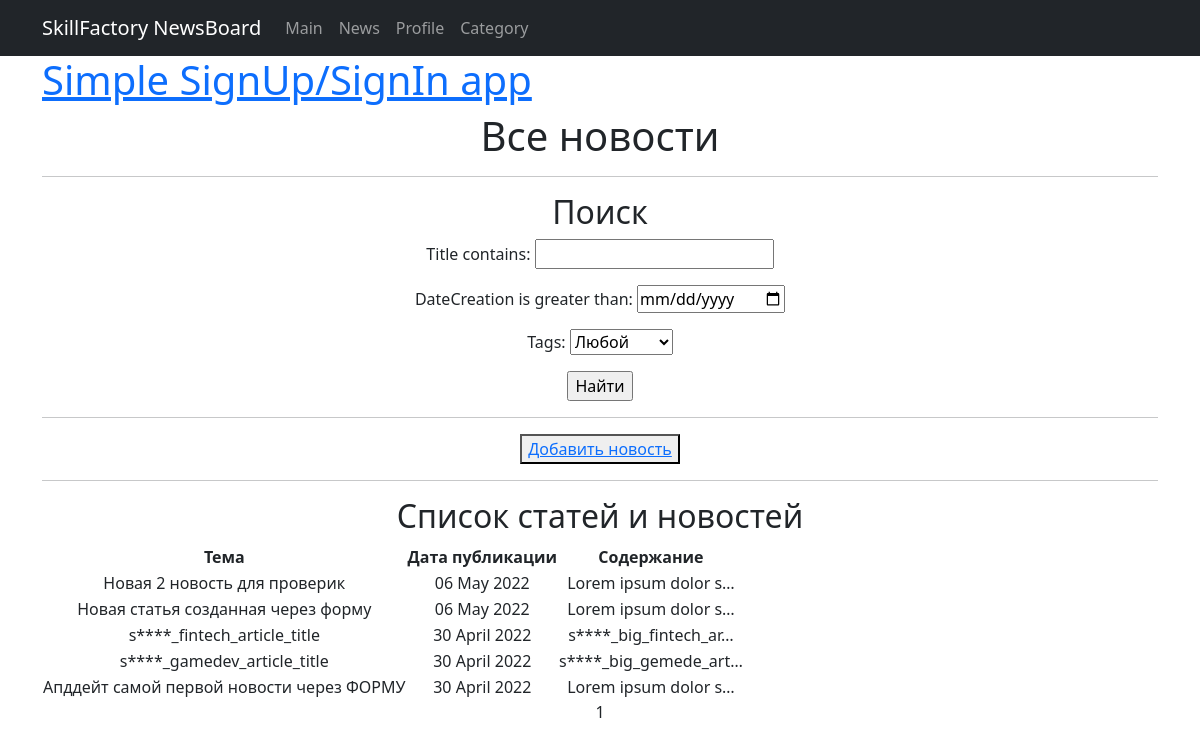
The app's page / (signed in), older data.
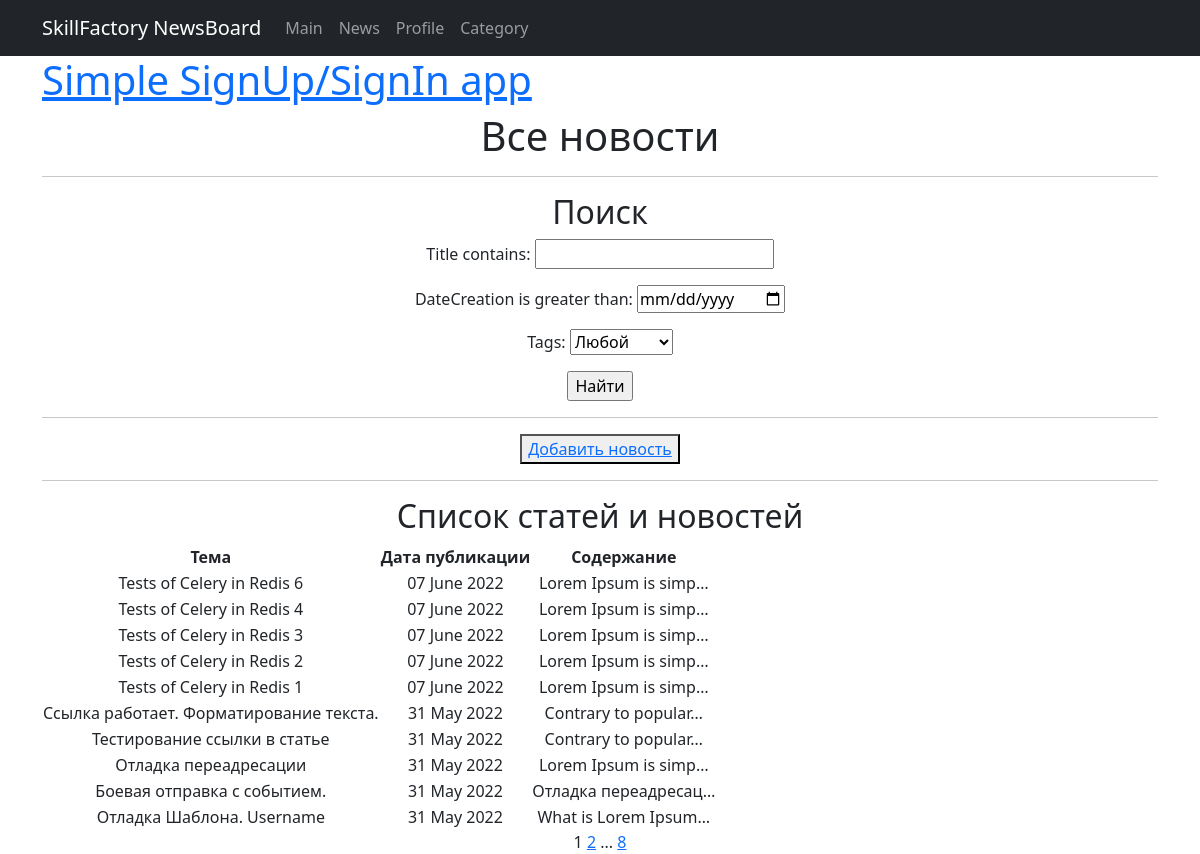
The same page, newer data.
### newsportal/models.py (models this page shows, shortened)
class Post(models.Model):
    author = models.ForeignKey(Author, on_delete=models.CASCADE)
    NEWS = 'NW'
    ARTICLE = 'AR'
    CATEGORY_CHOICES = (
        (NEWS, 'Новость'),
        (ARTICLE, 'Статья'),
    )
    categoryType = models.CharField(max_length=2, choices=CATEGORY_CHOICES, default=ARTICLE)
    dateCreation = models.DateTimeField(auto_now_add=True)
    postCategory = models.ManyToManyField(Category, through='PostCategory')
    title = models.CharField(max_length=128)
    post = models.TextField()
    rating = models.SmallIntegerField(default=0)

### newsportal/views.py (the view)
# urls.py: path('', cache_page(60)(NewsList.as_view()),  name='news_list'),
class NewsList(LoginRequiredMixin, ListView):
    model = Post
    ordering = '-dateCreation'
    template_name = 'news.html'
    context_object_name = 'news'
    paginate_by = 10
    def get_queryset(self):
        queryset = super().get_queryset()
        self.filterset = PostFilter(self.request.GET, queryset)
        return self.filterset.qs
    def get_context_data(self, **kwargs):
        context = super().get_context_data(**kwargs)
        context['filterset'] = self.filterset
        return context

### newsportal/models.py (called while the page is built)
    def __str__(self):
        return self.name

### newsportal/templatetags/custom_filters.py (called while the page is built)
@register.filter()
def censor(value):
    for i in CENSOR_WORDS:
        if i.find(value):
            value = value.replace(i[1::], "*" * len(i))
    return f'{value}'

### newsportal/templatetags/custom_tags.py (called while the page is built)
@register.simple_tag(takes_context=True)
def url_replace(context, **kwargs):
   d = context['request'].GET.copy()
   for k, v in kwargs.items():
       d[k] = v
   return d.urlencode()

### templates/news.html (shortened to what this page needs)
{% extends 'flatpages/default.html' %}
{% load custom_filters %}
{% load custom_tags %}
{% block content %}
    <h1>Все новости</h1>
    <hr>
    <form action="" method="get">
        <h2>Поиск</h2>
        {{ filterset.form.as_p }}
        <input type="submit" value="Найти" />
    </form>
    <hr>
    <button type="'submit"><a href="{% url 'news_create' %}">Добавить новость</a></button>
    <hr>
    {% if news %}
    <h2>Список статей и новостей</h2>
    <table>
    <tr>
        <td><b>Тема</b></td>
        <td><b>Дата публикации</b></td>
        <td><b>Содержание</b></td>
    </tr>
    {% for post in news %}
    <tr>
        <td>{{ post.title|censor }}</td>
        <td>{{ post.dateCreation|date:'d F Y' }}</td>
        <td>{{ post.post|truncatechars:20|censor }}</td>
    </tr>
    {% endfor %}
    </table>
    {% else %}
    <h2>Новостей нет!</h2>
    {% endif %}
    {{ page_obj.number }}
    {% if page_obj.has_next %}
        <a href="?{% url_replace page=page_obj.next_page_number %}">{{ page_obj.next_page_number }}</a>
        {% if paginator.num_pages != page_obj.next_page_number %}
            ...
            <a href="?{% url_replace page=page_obj.paginator.num_pages %}">{{ page_obj.paginator.num_pages }}</a>
        {% endif %}
    {% endif %}
{% endblock content %}

Row changes from the older to the newer data that the page shows:
no longer on this page (row unchanged): Post: title|censor "Новая 2 новость для проверик", dateCreation "06 May 2022", post|censor "Lorem ipsum dolor s…"
no longer on this page (row unchanged): Post: title|censor "Новая статья созданная через форму", dateCreation "06 May 2022", post|censor "Lorem ipsum dolor s…"
no longer on this page (row unchanged): Post: title|censor "s****_fintech_article_title", dateCreation "30 April 2022", post|censor "s****_big_fintech_ar…"
no longer on this page (row unchanged): Post: title|censor "s****_gamedev_article_title", dateCreation "30 April 2022", post|censor "s****_big_gemede_art…"
no longer on this page (row unchanged): Post: title|censor "Апддейт самой первой новости через ФОРМУ", dateCreation "30 April 2022", post|censor "Lorem ipsum dolor s…"
added Post: title|censor "Tests of Celery in Redis 6", dateCreation "07 June 2022", post|censor "Lorem Ipsum is simp…"
added Post: title|censor "Tests of Celery in Redis 4", dateCreation "07 June 2022", post|censor "Lorem Ipsum is simp…"
added Post: title|censor "Tests of Celery in Redis 3", dateCreation "07 June 2022", post|censor "Lorem Ipsum is simp…"
added Post: title|censor "Tests of Celery in Redis 2", dateCreation "07 June 2022", post|censor "Lorem Ipsum is simp…"
added Post: title|censor "Tests of Celery in Redis 1", dateCreation "07 June 2022", post|censor "Lorem Ipsum is simp…"
added Post: title|censor "Ссылка работает. Форматирование текста.", dateCreation "31 May 2022", post|censor "Contrary to popular…"
added Post: title|censor "Тестирование ссылки в статье", dateCreation "31 May 2022", post|censor "Contrary to popular…"
added Post: title|censor "Отладка переадресации", dateCreation "31 May 2022", post|censor "Lorem Ipsum is simp…"
added Post: title|censor "Боевая отправка с событием.", dateCreation "31 May 2022", post|censor "Отладка переадресац…"
added Post: title|censor "Отладка Шаблона. Username", dateCreation "31 May 2022", post|censor "What is Lorem Ipsum…"
Text that changed along with them:
{{ page_obj.next_page_number }}: (not shown) → "2"
{{ page_obj.paginator.num_pages }}: (not shown) → "8"
